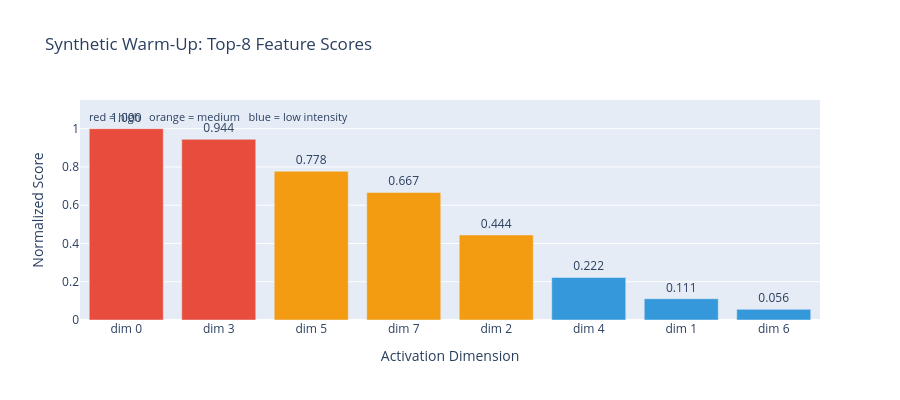

The notebook cell this image was saved under:
### Code cell
features = result_warmup.decode.features
color_map = {'high': '#e74c3c', 'medium': '#f39c12', 'low': '#3498db'}
bar_colors = [color_map.get(f.label.split('-')[0], '#95a5a6') for f in features]

fig = go.Figure(go.Bar(
    x=[f'dim {f.source_index}' for f in features],
    y=[f.score for f in features],
    marker_color=bar_colors,
    text=[f'{f.score:.3f}' for f in features],
    textposition='outside',
    hovertemplate='<b>%{x}</b><br>score: %{y:.4f}<extra></extra>',
))
fig.update_layout(
    title='Synthetic Warm-Up: Top-8 Feature Scores',
    xaxis_title='Activation Dimension',
    yaxis_title='Normalized Score',
    yaxis_range=[0, 1.15],
    height=400,
    showlegend=False,
    annotations=[dict(
        x=0.01, y=0.97, xref='paper', yref='paper',
        text='red = high   orange = medium   blue = low intensity',
        showarrow=False, font=dict(size=11),
    )],
)
fig.show()

### Figure 1 — Plotly figure (JSON) as saved in the notebook; plotly's stock layout.template omitted (floating-point values rounded to 4 significant figures)
{"data": [{"hovertemplate": "<b>%{x}</b><br>score: %{y:.4f}<extra></extra>", "marker": {"color": ["#e74c3c", "#e74c3c", "#f39c12", "#f39c12", "#f39c12", "#3498db", "#3498db", "#3498db"]}, "text": ["1.000", "0.944", "0.778", "0.667", "0.444", "0.222", "0.111", "0.056"], "textposition": "outside", "type": "bar", "x": ["dim 0", "dim 3", "dim 5", "dim 7", "dim 2", "dim 4", "dim 1", "dim 6"], "y": [1.0, 0.9444, 0.7778, 0.6667, 0.4444, 0.2222, 0.1111, 0.05556]}], "layout": {"annotations": [{"font": {"size": 11}, "showarrow": false, "text": "red = high   orange = medium   blue = low intensity", "x": 0.01, "xref": "paper", "y": 0.97, "yref": "paper"}], "height": 400, "showlegend": false, "title": {"text": "Synthetic Warm-Up: Top-8 Feature Scores"}, "xaxis": {"title": {"text": "Activation Dimension"}}, "yaxis": {"range": [0, 1.15], "title": {"text": "Normalized Score"}}}}
